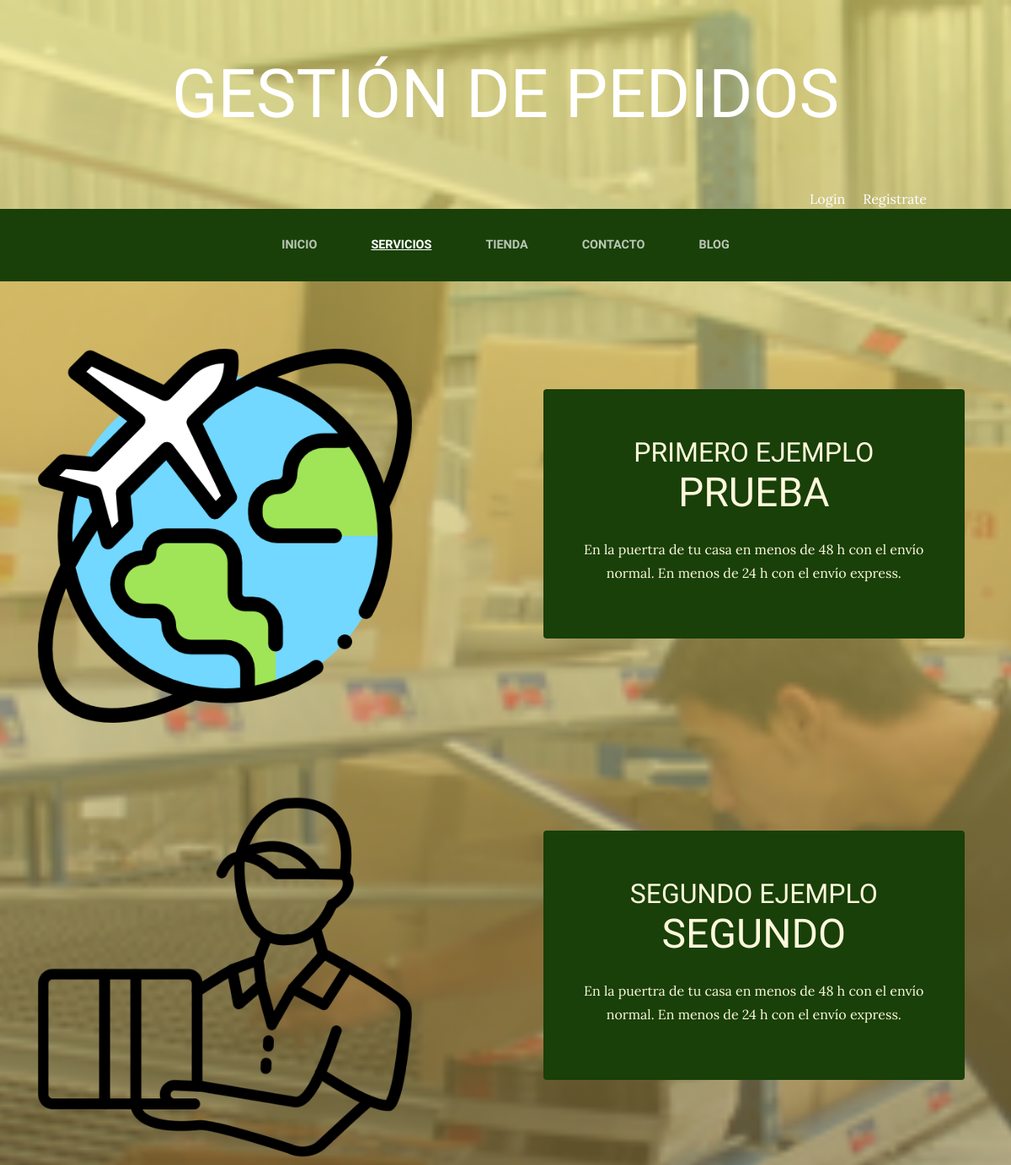
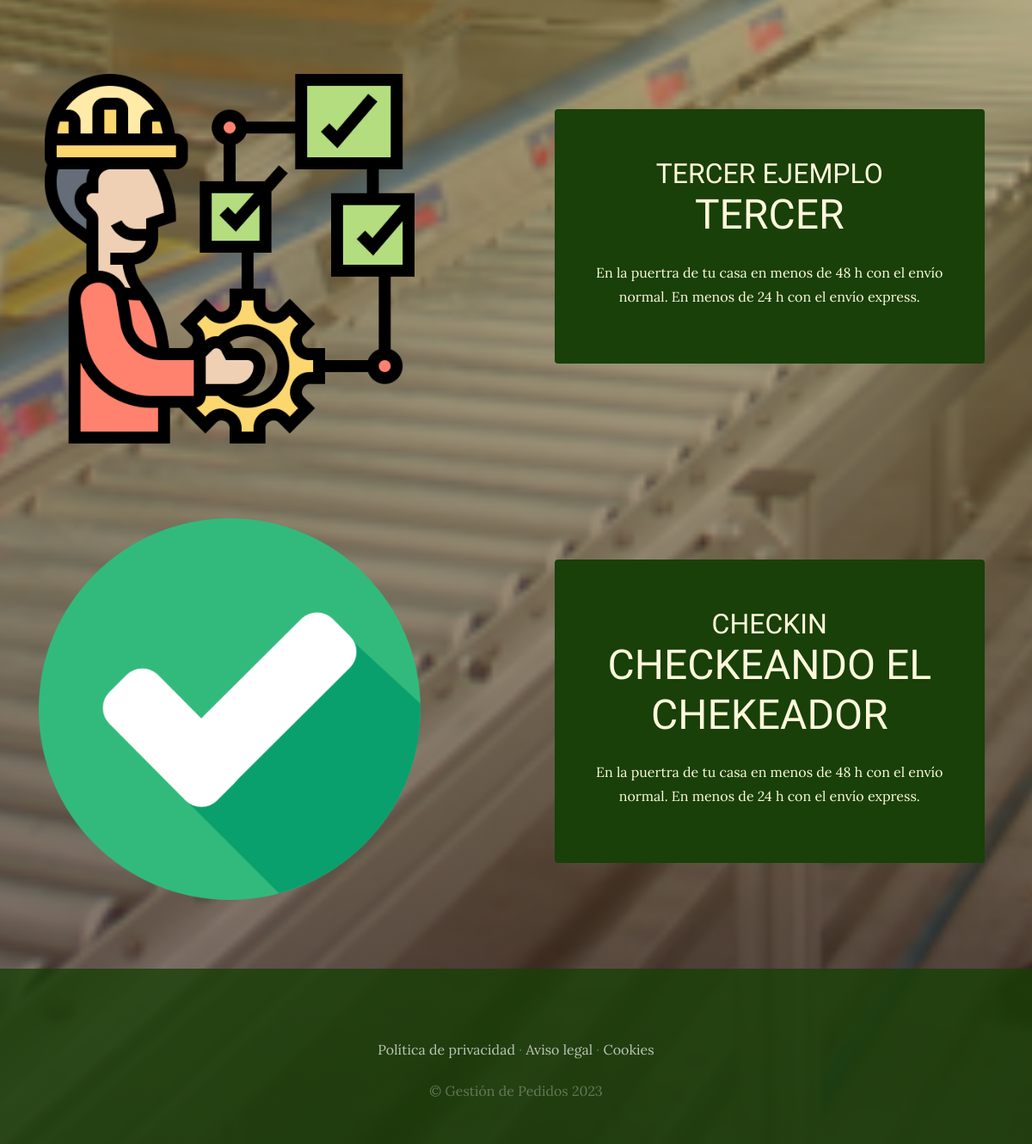
The app's page /servicios/ with its own data (2 pictures, top to bottom).
### servicios/models.py (models this page shows, shortened)
class Servicio(models.Model):
    titulo = models.CharField(max_length=50)
    contenido = models.CharField(max_length=50)
    imagen = models.ImageField(upload_to='servicios')
    created = models.DateTimeField( auto_now_add=True)
    updated = models.DateTimeField( auto_now_add=True)
    class Meta:
        verbose_name='servicio'
        verbose_name_plural='servicios'

### servicios/views.py (the view)
# urls.py: path('servicios/', include('servicios.urls')),
def servicios(request):
    servicios=Servicio.objects.all()
    return render(request, "servicios/servicios.html", {'servicios':servicios})

### carro/context_processor.py (called while the page is built)
def importe_total_carro(request):
    total=0
    '''for key, value in request.session["carro"].items():
            total=total+float(value["precio"])#value["cantidad"])
'''
    return {"importe_total_carro":total}

### servicios/templates/servicios/servicios.html
{% extends "ProyectoWebApp/base.html" %}
{% load static%}
{% block content %}
    {% for servicio in servicios %}
<div><p>
    <section class="page-section clearfix">
        <div class="container">
          <div class="intro">
            <img class="intro-img img-fluid mb-3 mb-lg-0 rounded" src="{{servicio.imagen.url}}" alt="" style="width: 40%;">
            <div class="intro-text left-0 text-center bg-faded p-5 rounded">
              <h2 class="section-heading mb-4" >
                <span class="section-heading-upper"></span>{{servicio.titulo}}</span>
                <span class="section-heading-lower">{{servicio.contenido}}</span>
              </h2>
              <p class="mb-3">En la puertra de tu casa en menos de 48 h con el envío normal. En menos de 24 h con el envío express.
              </p>
            </div>
          </div>
        </div>
      </section>
</p></div>
    {% endfor %}
{% endblock  %}

### ProyectoWebApp/static/ProyectoWebApp/css/gestion.css (style rules this page uses)
body { font-family: 'Lora'; background: linear-gradient(rgba(243, 230, 116, 0.65), rgba(47, 23, 15, 0.65)), url("../img/bg_main.jpg"); background-attachment: fixed; background-position: center; background-size: cover; }
h1, h2, h3, h4, h5, h6 { font-family: 'Raleway'; }
p { line-height: 1.75; }
.page-section { margin-top: 5rem; margin-bottom: 5rem; }
.section-heading { text-transform: uppercase; }
.section-heading .section-heading-upper { display: block; font-size: 1rem; font-weight: 800; padding-bottom:.5rem; }
.section-heading .section-heading-lower { display: block; font-size: 3rem; font-weight: 100; }
.bg-faded { background-color: rgba(255, 255, 255, 0.85); }
.intro { position: relative; }
@media (min-width: 992px) { .intro .intro-img { width: 75%; float: left; } }
@media (min-width: 992px) { .intro .intro-text { left: 600; width: 60%; margin-top: 3rem; background-color: rgba(24, 64, 8); color: cornsilk; position: absolute; } }
@media (min-width: 1200px) { .intro .intro-text { width: 45%; } }

### records on screen
Servicio: imagen (picture), titulo "PRIMERO EJEMPLO", contenido "PRUEBA"
Servicio: imagen (picture), titulo "SEGUNDO EJEMPLO", contenido "SEGUNDO"
Servicio: imagen (picture), titulo "TERCER EJEMPLO", contenido "TERCER"
Servicio: imagen (picture), titulo "CHECKIN", contenido "CHECKEANDO EL CHEKEADOR"
